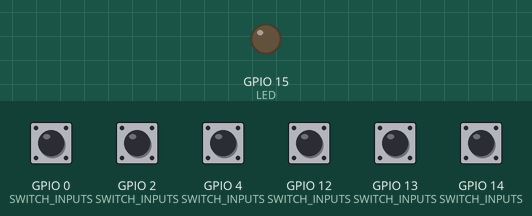
A sketch run on a simulated ESP8266 (NodeMCU). Parts: output pins drawn as LEDs (lit = HIGH). The test bench sets the inputs (shaded band); at power-on: GPIO 0 (SWITCH_INPUTS), GPIO 2 (SWITCH_INPUTS), GPIO 4 (SWITCH_INPUTS), GPIO 12 (SWITCH_INPUTS), GPIO 13 (SWITCH_INPUTS), GPIO 14 (SWITCH_INPUTS) HIGH. WiFi joins after 1.5 s; servers stay silent unless stated; uploads are accepted with an empty reply; the local clock reads 2024-03-15 10:24:30 at power-on unless the sketch sets it; not simulated (calls return 0 or success): /home/jsingh/private/wireless.h; pins used as bus, display or sensor lines are not drawn; what the sketch prints to the serial monitor is not drawn.

Above: at 2.7 s.
2.8 s: GPIO 0 (SWITCH_INPUTS) pulled LOW for 0.15 s
At 2.9 s:
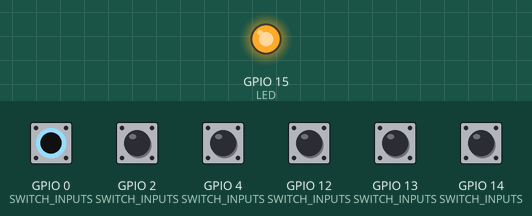
5.9 s: GPIO 2 (SWITCH_INPUTS) pulled LOW for 0.15 s
At 7.5 s:
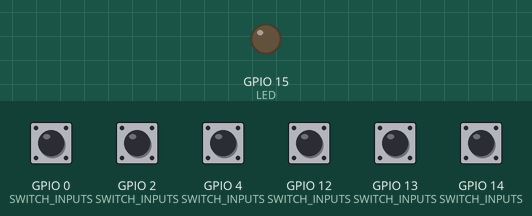
Timing chart, 0 to 9.0 s (numbered marks = the images above; inputs shaded):
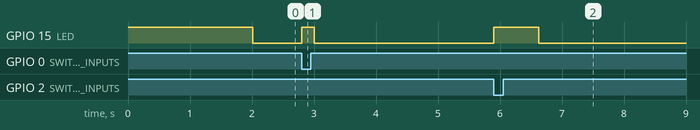

The sketch:

LightController.ino
```cpp
#include <ESP8266WiFi.h>
#include <WiFiClient.h>
#include <ESP8266WebServer.h>
#include <ESP8266HTTPClient.h>
#include <ESP8266mDNS.h>
#include <time.h>
#include "./index.h"
#include "/home/jsingh/private/wireless.h"

const char* ssid = PRIVATE_SSID;
const char* password = PRIVATE_PSK;

const int LED = 15;
const int STROBE_ON_DO = 5;
const int STROBE_OFF_DO = 16;
const int SWITCH_1_DI = 4;
const int SWITCH_2_DI = 0;
const int SWITCH_3_DI = 2;
const int SWITCH_4_DI = 14;
const int SWITCH_5_DI = 13;
const int SWITCH_6_DI = 12;
const int SWITCH_INPUTS[] = {
	SWITCH_1_DI,
	SWITCH_2_DI,
	SWITCH_3_DI,
	SWITCH_4_DI,
	SWITCH_5_DI,
	SWITCH_6_DI,
};
const int SWITCH_COUNT = sizeof(SWITCH_INPUTS) / sizeof(int);
const int URL_SUFFICES[SWITCH_COUNT] = {
	200,
	208,
	202,
	203,
	204,
	205,
};
int SWITCH_REQUEST_IN_MS[SWITCH_COUNT] = {
	0,
	0,
	0,
	0,
	0,
	0,
};

ESP8266WebServer server(80);

void handleRoot() {
  server.send(200, "text/html", INDEX_HTML);
}

void getTime() {
  time_t now = time(nullptr);
  server.send(200, "text/plain", ctime(&now));
}

void handleNotFound() {
  String message = "File Not Found\n\n";
  message += "URI: ";
  message += server.uri();
  message += "\nMethod: ";
  message += (server.method() == HTTP_GET) ? "GET" : "POST";
  message += "\nArguments: ";
  message += server.args();
  message += "\n";
  for (uint8_t i = 0; i < server.args(); i++) {
    message += " " + server.argName(i) + ": " + server.arg(i) + "\n";
  }
  server.send(404, "text/plain", message);
}

void setup(void) {
  pinMode(LED, OUTPUT);
  digitalWrite(LED, 1);
  pinMode(STROBE_ON_DO, OUTPUT);
  pinMode(STROBE_OFF_DO, OUTPUT);
  digitalWrite(STROBE_ON_DO, 1);
  digitalWrite(STROBE_OFF_DO, 1);
  for ( int i = 0; i < SWITCH_COUNT ; i++ ){
  	pinMode(SWITCH_INPUTS[i], INPUT_PULLUP);
  }

  Serial.begin(115200);
  WiFi.mode(WIFI_STA);
  #ifdef IP_ADDRESS_SUFFIX
	  IPAddress ip(10, 2, 1, IP_ADDRESS_SUFFIX);
		IPAddress gateway(10, 2, 1, 1);
		IPAddress subnet(255, 255, 255, 0);
		IPAddress dns(10, 2, 1, 1);
		WiFi.config(ip, dns, gateway, subnet);
	#endif
  WiFi.begin(ssid, password);
  Serial.println("");

  // Wait for connection
  while (WiFi.status() != WL_CONNECTED) {
    delay(500);
    Serial.print(".");
  }
  Serial.println("");
  Serial.print("Connected to ");
  Serial.println(ssid);
  Serial.print("IP address: ");
  Serial.println(WiFi.localIP());

  if (MDNS.begin("esp8266")) {
    Serial.println("MDNS responder started");
  }

  server.on("/", handleRoot);
  server.on("/time", getTime);

  server.onNotFound(handleNotFound);

  server.begin();
  Serial.println("HTTP server started");

  configTime(-8 * 3600, 0, "pool.ntp.org", "time.nist.gov");
  digitalWrite(LED, 0);
}

unsigned long  previousMillis = 0;
#define DURATION 512
int start = 0;
int end = DURATION;
boolean isRising = true;
void heartBeat() {
  unsigned long currentMillis = millis();
  // map it to the range of the analog out:
  int outputValue = map(currentMillis - previousMillis, start, end, 0, 255);
  // change the analog out value:
  analogWrite(LED, outputValue);
//  Serial.print("\t output = ");
//  Serial.println(outputValue);
	int delayTime = isRising ? DURATION : 8 * DURATION;
  if(currentMillis - previousMillis > delayTime){
    previousMillis = currentMillis;
    int temp = end;
    end = start;
    start = temp;
    isRising = !isRising;
  }
}

void postToUrl(String& url) {
  WiFiClient client;

	HTTPClient http;
  if (http.begin(client, url)) {
  	Serial.println("Posting to " + url);
  	int httpCode = http.POST("");
  	if (httpCode > 0) {
  		Serial.println("Post Result: " + String(httpCode));
  	} else {
  		Serial.println("Failed: " + String(httpCode));
  	}
  	http.end();
  } else {
  	Serial.println("Unable to connect");
  }
}

void probeForSwitches(bool state) {
	int pin = state ? STROBE_ON_DO : STROBE_OFF_DO;
  digitalWrite(pin, 0);
  delay(1);
  unsigned long currentMillis = millis();
  for ( int i = 0; i < SWITCH_COUNT ; i++ ){
  	bool isPressed = digitalRead(SWITCH_INPUTS[i]) == 0;
  	if (isPressed) {
  		if (currentMillis - SWITCH_REQUEST_IN_MS[i] < 1000) {
  			continue;
  		}
  		SWITCH_REQUEST_IN_MS[i] = currentMillis;
//  		String url = "http://10.2.1." + String(URL_SUFFICES[i]) + "/relay/";
//  		url += state ? "on" : "off";
  		String url = "http://10.2.1." + String(URL_SUFFICES[i]) + "/toggle-relay";
  		Serial.println("Hitting " + url);
  		digitalWrite(LED, 1);
  		postToUrl(url);
  		digitalWrite(LED, 0);
  	}
  }
  digitalWrite(pin, 1);
}

void loop(void) {
  server.handleClient();
  MDNS.update();
  heartBeat();
  probeForSwitches(true);
  probeForSwitches(false);
  delay(1);
}
```

index.h
```cpp
const String BODY = "\
<nav class='light-blue lighten-1' role='navigation'>\n\
  <div class='nav-wrapper container'><a id='logo-container' href='#' class='brand-logo'>Sun Set Switch</a>\n\
    <ul class='right hide-on-med-and-down'>\n\
      <li><a href='https://github.com/jazeee/esp8266/tree/master'>GitHub</a></li>\n\
    </ul>\n\
\n\
    <ul id='nav-mobile' class='sidenav'>\n\
      <li><a href='https://github.com/jazeee/esp8266/tree/master'>GitHub</a></li>\n\
    </ul>\n\
    <a href='#' data-target='nav-mobile' class='sidenav-trigger'><i class='material-icons'>menu</i></a>\n\
  </div>\n\
</nav>\n\
<div class='section no-pad-bot' id='index-banner'>\n\
  <div class='container'>\n\
    <br><br>\n\
    <h1 class='header center orange-text'>Jaz's Sun Set Switch</h1>\n\
    <div class='row center'>\n\
      <h5 class='header col s12 light'>This will turn on at sun-set, and off around 10PM</h5>\n\
    </div>\n\
    <div class='row'>\n\
	    <div class='col m2 s12 center'></div>\n\
	    <div class='col m3 s12 center'>\n\
	      <a href='#' onclick='toggleSwitch()' id='toggle-switch' class='btn-large waves-effect waves-light orange'>\n\
	        Toggle Switch \n\
	      </a>\n\
      </div>\n\
	    <div class='col m2 s12 center'></div>\n\
	    <div class='col m3 s12 center'>\n\
	      <a href='#' onclick='getRelayTime()' id='toggle-switch' class='btn-large waves-effect waves-light orange'>\n\
	        Get Time\n\
	      </a>\n\
      </div>\n\
	    <div class='col m2 s12 center'></div>\n\
    </div>\n\
    <div class='row center'>\n\
      <h5 class='header col s12 light' id='switch-response'></h5>\n\
    </div>\n\
    <br><br>\n\
\n\
  </div>\n\
</div>\n\
";

const String SCRIPTS = "\
<script>\n\
  function toggleSwitch() {\n\
    fetch(\"/toggle-relay\", {method: 'POST'}).then(response=>response.text())\n\
    .then((text) => {\n\
      console.log(text);\n\
      document.getElementById('switch-response').textContent = text;\n\
    });\n\
  }\n\
  function getRelayTime() {\n\
    fetch(\"/time\", {method: 'GET'}).then(response=>response.text())\n\
    .then((text) => {\n\
      console.log(text);\n\
      document.getElementById('switch-response').textContent = text;\n\
    });\n\
  }\n\
</script>\n\
";

const String INDEX_HTML =
"<!DOCTYPE html>\n"
"<html>\n\
  <head>\n\
    <!--Import Google Icon Font-->\n\
    <link href='https://fonts.googleapis.com/icon?family=Material+Icons' rel='stylesheet'>\n\
    <!-- Compiled and minified CSS -->\n\
    <link rel='stylesheet' href='https://cdnjs.cloudflare.com/ajax/libs/materialize/1.0.0/css/materialize.min.css' \n\
    media='screen,projection'>\n\
\n\
    <!--Let browser know website is optimized for mobile-->\n\
    <meta name='viewport' content='width=device-width, initial-scale=1.0'/>\n\
  </head>\n\
\n\
  <body>\n" +
  BODY +
  "\n" +
  SCRIPTS + "\
    <!--JavaScript at end of body for optimized loading-->\n\
    <!-- Compiled and minified JavaScript -->\n\
    <script src='https://cdnjs.cloudflare.com/ajax/libs/materialize/1.0.0/js/materialize.min.js'></script>	\n\
  </body>\n\
</html>\n\
";
```

Measured:
- after the input at 2.8 s, GPIO 15 (LED): LOW → HIGH at once, → LOW 0.20 s later
- after the input at 5.9 s, GPIO 15 (LED): LOW → HIGH at once, → LOW 0.73 s later
